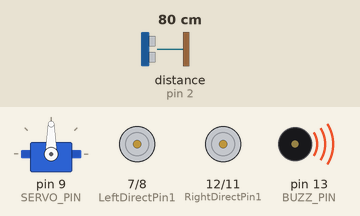
This sketch was run on a simulated Arduino Uno, built with avr-gcc and run on an emulated ATmega328P. On the bench: servo, motor-driver pin pairs drawn as motors (green arrow = first pin HIGH = forward, orange = second pin HIGH = backward, longer = more drive, scaled by the enable pin), buzzer (waves = sounding, pin HIGH). Wiring (inferred from the names in the program): ultrasonic range finder: trigger pin 10; echo pin 2. The test bench sets the inputs (shaded band); at power-on: distance to the obstacle (sensor on pin 2) 80 cm. The echo pulse lasts 58.3 µs per cm; pins used as bus, display or sensor lines are not drawn.

Above: at 2.05 s.
At 2.7 s:
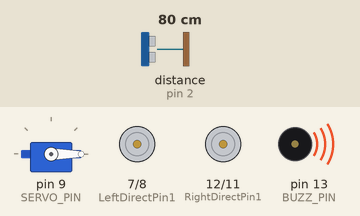
At 3.4 s:
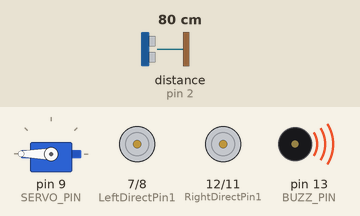
At 4.0 s:
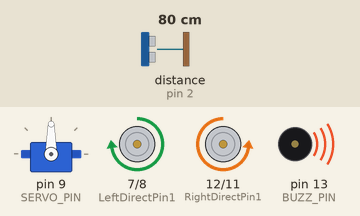
At 4.75 s:
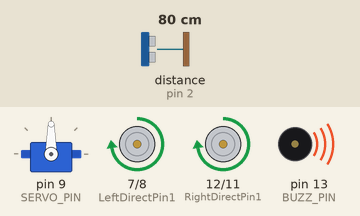
Timing chart, 0 to 8.4 s (numbered marks = the images above):
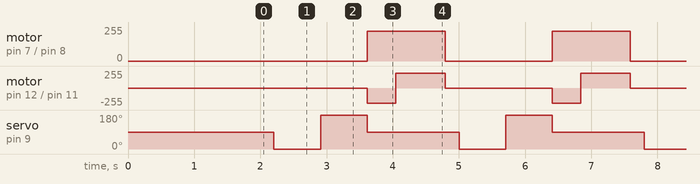

The sketch:

MethodThree.ino
```cpp
#include <Servo.h>
/*Declare L298N Dual H-Bridge Motor Controller directly since there is not a library to load.*/
//Define L298N Dual H-Bridge Motor Controller Pins
#define speedPinR 3   // RIGHT PWM pin connect MODEL-X ENA
#define RightDirectPin1  12    //  Right Motor direction pin 1 to MODEL-X IN1
#define RightDirectPin2  11    // Right Motor direction pin 2 to MODEL-X IN2
#define speedPinL 6        //  Left PWM pin connect MODEL-X ENB
#define LeftDirectPin1  7    // Left Motor direction pin 1 to MODEL-X IN3
#define LeftDirectPin2  8   ///Left Motor direction pin 1 to MODEL-X IN4
#define LPT 2 // scan loop coumter

#define SERVO_PIN     9  //servo connect to D9

#define Echo_PIN    2 // Ultrasonic Echo pin connect to D11
#define Trig_PIN    10  // Ultrasonic Trig pin connect to D12

#define BUZZ_PIN     13
#define FAST_SPEED  250     //both sides of the motor speed
#define SPEED  120     //both sides of the motor speed
#define TURN_SPEED  200     //both sides of the motor speed
#define BACK_SPEED1  255     //back speed
#define BACK_SPEED2  90     //back speed

int leftscanval, centerscanval, rightscanval, ldiagonalscanval, rdiagonalscanval;
const int distancelimit = 30; //distance limit for obstacles in front
const int sidedistancelimit = 30; //minimum distance in cm to obstacles at both sides (the car will allow a shorter distance sideways)
int distance;
int numcycles = 0;
const int turntime = 250; //Time the robot spends turning (miliseconds)
const int backtime = 300; //Time the robot spends turning (miliseconds)

int thereis;
Servo head;
/*motor control*/
void go_Advance(void)  //Forward
{
  digitalWrite(RightDirectPin1, HIGH);
  digitalWrite(RightDirectPin2,LOW);
  digitalWrite(LeftDirectPin1,HIGH);
  digitalWrite(LeftDirectPin2,LOW);
}
void go_Left()  //Turn left
{
  digitalWrite(RightDirectPin1, HIGH);
  digitalWrite(RightDirectPin2,LOW);
  digitalWrite(LeftDirectPin1,LOW);
  digitalWrite(LeftDirectPin2,HIGH);
}
void go_Right()  //Turn right
{
  digitalWrite(RightDirectPin1, LOW);
  digitalWrite(RightDirectPin2,HIGH);
  digitalWrite(LeftDirectPin1,HIGH);
  digitalWrite(LeftDirectPin2,LOW);
}
void go_Back()  //Reverse
{
  digitalWrite(RightDirectPin1, LOW);
  digitalWrite(RightDirectPin2,HIGH);
  digitalWrite(LeftDirectPin1,LOW);
  digitalWrite(LeftDirectPin2,HIGH);
}
void stop_Stop()    //Stop
{
  digitalWrite(RightDirectPin1, LOW);
  digitalWrite(RightDirectPin2,LOW);
  digitalWrite(LeftDirectPin1,LOW);
  digitalWrite(LeftDirectPin2,LOW);
  set_Motorspeed(0,0);
}

/*set motor speed */
void set_Motorspeed(int speed_L,int speed_R)
{
  analogWrite(speedPinL,speed_L);
  analogWrite(speedPinR,speed_R);
}

void buzz_ON()   //open buzzer
{

  for(int i=0;i<100;i++)
  {
   digitalWrite(BUZZ_PIN,LOW);
   delay(2);//wait for 1ms
   digitalWrite(BUZZ_PIN,HIGH);
   delay(2);//wait for 1ms
  }
}
void buzz_OFF()  //close buzzer
{
  digitalWrite(BUZZ_PIN, HIGH);

}
void alarm(){
   buzz_ON();

   buzz_OFF();
}

/*detection of ultrasonic distance*/
int watch(){
  long echo_distance;
  digitalWrite(Trig_PIN,LOW);
  delayMicroseconds(5);
  digitalWrite(Trig_PIN,HIGH);
  delayMicroseconds(15);
  digitalWrite(Trig_PIN,LOW);
  echo_distance=pulseIn(Echo_PIN,HIGH);
  echo_distance=echo_distance*0.01657; //how far away is the object in cm
  //Serial.println((int)echo_distance);
  return round(echo_distance);
}
//Meassures distances to the right, left, front, left diagonal, right diagonal and asign them in cm to the variables rightscanval,
//leftscanval, centerscanval, ldiagonalscanval and rdiagonalscanval (there are 5 points for distance testing)
String watchsurrounding(){
/*  obstacle_status is a binary integer, its last 5 digits stands for if there is any obstacles in 5 directions,
 *   for example B101000 last 5 digits is 01000, which stands for Left front has obstacle, B100111 means front, right front and right ha
 */

int obstacle_status =B100000;
  centerscanval = watch();
  if(centerscanval<distancelimit){
    stop_Stop();
    alarm();
    obstacle_status  =obstacle_status | B100;
    }
  head.write(120);
  delay(100);
  ldiagonalscanval = watch();
  if(ldiagonalscanval<distancelimit){
    stop_Stop();
    alarm();
     obstacle_status  =obstacle_status | B1000;
    }
  head.write(170); //Didn't use 180 degrees because my servo is not able to take this angle
  delay(300);
  leftscanval = watch();
  if(leftscanval<sidedistancelimit){
    stop_Stop();
    alarm();
     obstacle_status  =obstacle_status | B10000;
    }

  head.write(90); //use 90 degrees if you are moving your servo through the whole 180 degrees
  delay(100);
  centerscanval = watch();
  if(centerscanval<distancelimit){
    stop_Stop();
    alarm();
    obstacle_status  =obstacle_status | B100;
    }
  head.write(40);
  delay(100);
  rdiagonalscanval = watch();
  if(rdiagonalscanval<distancelimit){
    stop_Stop();
    alarm();
    obstacle_status  =obstacle_status | B10;
    }
  head.write(0);
  delay(100);
  rightscanval = watch();
  if(rightscanval<sidedistancelimit){
    stop_Stop();
    alarm();
    obstacle_status  =obstacle_status | 1;
    }
  head.write(90); //Finish looking around (look forward again)
  delay(300);
   String obstacle_str= String(obstacle_status,BIN);
  obstacle_str= obstacle_str.substring(1,6);

  return obstacle_str; //return 5-character string standing for 5 direction obstacle status
}


void setup() {
  /*setup L298N pin mode*/
  pinMode(RightDirectPin1, OUTPUT);
  pinMode(RightDirectPin2, OUTPUT);
  pinMode(speedPinL, OUTPUT);
  pinMode(LeftDirectPin1, OUTPUT);
  pinMode(LeftDirectPin2, OUTPUT);
  pinMode(speedPinR, OUTPUT);
  stop_Stop();//stop move
  /*init HC-SR04*/
  pinMode(Trig_PIN, OUTPUT);
  pinMode(Echo_PIN,INPUT);
  /*init buzzer*/
  pinMode(BUZZ_PIN, OUTPUT);
  digitalWrite(BUZZ_PIN, HIGH);
  buzz_OFF();

  digitalWrite(Trig_PIN,LOW);
  /*init servo*/
  head.attach(SERVO_PIN);
  head.write(90);
   delay(2000);

  Serial.begin(9600);


}


//^^^^^^^^^^^ premade code that i'm afraid to touch
//vvvvvvvvvvv  my own code to make this stupid robot solve a maze using the right hand wall method B)

 void loop() {
  // Check distance in front, right, and left
  int frontDistance = watch(); //takes front distance
  delay(200);
  head.write(0); // 0 degree = right
  delay(500); //delay so that it doesnt immediately scan the distance until its fully to the right.
  int rightDistance = watch(); //takes right distance
  delay(200);
  head.write(180); // 180 degree = left
  delay(500);
  int leftDistance = watch(); //takes left distance
  delay(200);
  head.write(90); // Return "eyes" to the front


  if (rightDistance > 40) {
    // Turn right and move forward
    go_Right();
    set_Motorspeed(225, 225); //NOT CONSISTANT!!!
    delay(430); // Adjusted delay for a 90-degree turn
    go_Advance();
    delay(750);
    stop_Stop();
  } else if (frontDistance > 40) {
    // Move forward
    set_Motorspeed(225, 225);
    go_Advance();
    delay(750);  // Adjust the delay to move forward for a specific duration
    stop_Stop();
  } else if (leftDistance > 40) {
    // Turn left and move forward
    go_Left();
    set_Motorspeed(255, 225); //for some reason, the front left wheel isnt turning when its on the ground. Increased motor speed or increase duartion of turn
    delay(500); // Adjusted delay for a 90-degree turn with the change in moterspeed
  //  set_Motorspeed(120, 120); //change motor speed back to default 120,120
    go_Advance();
    delay(750);
    stop_Stop();
  } else {
    // Rotate 180 degrees and move forward
    go_Right();
    set_Motorspeed(225, 225);
    delay(820); //not consistant!!!
    go_Advance();
    delay(750);
    stop_Stop();
  }
}
```

Measured:
- by itself, motor on pin 7 (LeftDirectPin1) / pin 8 (LeftDirectPin2): alternates forward 225/255 for 1.2 s and stopped for 1.6 s
- by itself, servo on pin 9 (SERVO_PIN): repeats every 2.8 s: 180° 0.71 s, 90° 1.4 s, 0° 0.71 s
- by itself, motor on pin 12 (RightDirectPin1) / pin 11 (RightDirectPin2): repeats every 2.8 s: forward 225/255 0.75 s, stopped 1.6 s, backward 225/255 0.43 s
